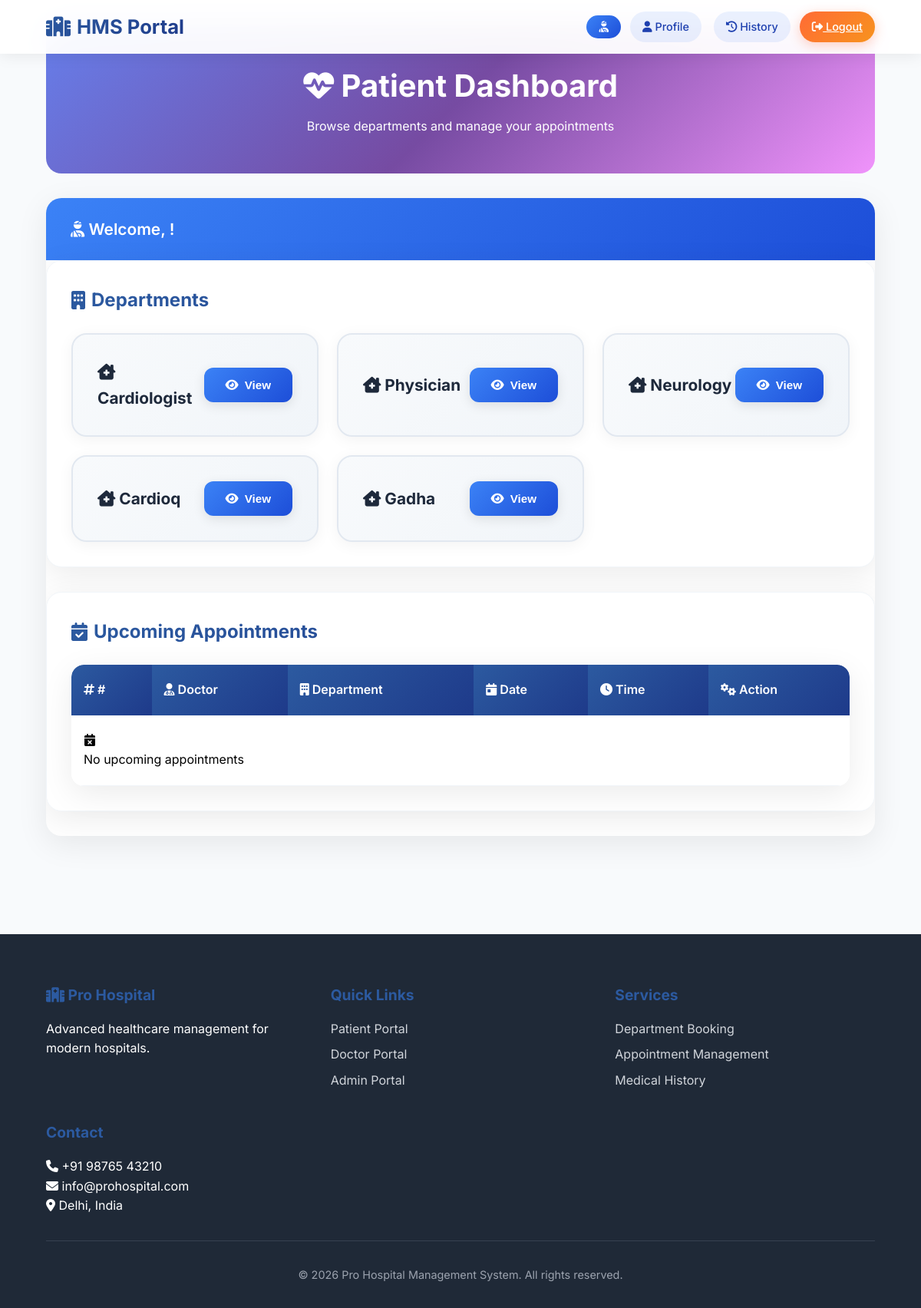
Page /patient/dashboard (signed in) on the committed database.
### models.py (models this page shows)
class Department(db.Model):
    id = db.Column(db.Integer,primary_key = True, unique=True)
    dept_name = db.Column(db.String(100), nullable=False)
    location = db.Column(db.String(100),nullable=False)
    doctors = db.relationship('Doctor', backref='department', lazy=True)

### app.py (the view)
@app.route('/patient/dashboard')
@login_required
def patient_dashboard():
    patients = Patient.query.all()
    departments = Department.query.all()
    doctors = Doctor.query.all()
    appointments = Appointment.query.filter_by(patient_id=current_user.id).all()
    return render_template('./patient/patient_dashboard.html',departments=departments,doctors=doctors, appointments=appointments)

### app.py (called while the page is built)
@loginmanager.user_loader
def load_user(user_id):
     return (
         Admin.query.get(int(user_id)) or
         Doctor.query.get(int(user_id)) or
         Patient.query.get(int(user_id))
     )

### templates/patient/patient_dashboard.html (shortened to what this page needs)
<!DOCTYPE html>
<html lang="en">
<head>
    <link href="https://cdnjs.cloudflare.com/ajax/libs/font-awesome/6.4.0/css/all.min.css" rel="stylesheet">
</head>
<body>
    <nav class="navbar">
        <div class="logo">
            <i class="fas fa-hospital"></i> HMS Portal
        </div>
        <div class="nav-actions">
            <a href="#" class="user-profile">
                <i class="fas fa-user-injured"></i>
            </a>
            <div class="nav-links">
                <a href="{{ url_for('patient_profile', patient_id=current_user.id) }}" class="nav-link">
                    <i class="fas fa-user"></i> Profile
                </a>
                <a href="#" class="nav-link">
                    <i class="fas fa-history"></i> History
                </a>
            </div>
            <a href="{{ url_for('patient_logout') }}" class="logout-btn">
                <i class="fas fa-sign-out-alt"></i> Logout
            </a>
        </div>
    </nav>
    <div class="main-content">
        <section class="page-hero">
            <h1><i class="fas fa-heartbeat"></i> Patient Dashboard</h1>
            <p>Browse departments and manage your appointments</p>
        </section>
        <div class="dashboard">
            <div class="dashboard-header">
                <div class="welcome-text">
                    <i class="fas fa-user-injured"></i> Welcome, {{ current_user.pat_name }}!
                </div>
            </div>
            <div class="card">
                <div class="card-header">
                    <h3>
                        <i class="fas fa-building"></i> Departments
                    </h3>
                </div>
                <div class="dept-list">
                    {% for dep in departments %}
                    <div class="dept-card">
                        <div class="dept-name">
                            <i class="fas fa-clinic-medical"></i> {{ dep.dept_name }}
                        </div>
                        <a href="{{ url_for('department_details', department_id=dep.id) }}">
                            <button class="btn btn-primary">
                                <i class="fas fa-eye"></i> View
                            </button>
                        </a>
                    </div>
                    {% else %}
                    <div class="empty-state">
                        <i class="fas fa-building-slash"></i>
                        <p>No departments available</p>
                    </div>
                    {% endfor %}
                </div>
            </div>
            <div class="card">
                <div class="card-header">
                    <h3>
                        <i class="fas fa-calendar-check"></i> Upcoming Appointments
                    </h3>
                </div>
                <div class="table-container">
                    <table>
                        <thead>
                            <tr>
                                <th><i class="fas fa-hashtag"></i> #</th>
                                <th><i class="fas fa-user-md"></i> Doctor</th>
                                <th><i class="fas fa-building"></i> Department</th>
                                <th><i class="fas fa-calendar-day"></i> Date</th>
                                <th><i class="fas fa-clock"></i> Time</th>
                                <th><i class="fas fa-cogs"></i> Action</th>
                            </tr>
                        </thead>
                        <tbody>
                            {% for appt in appointments %}
                            <tr>
                                <td>{{ loop.index }}</td>
                                <td>{{ appt.doctor.doc_name }}</td>
                                <td>{{ appt.doctor.department.dept_name }}</td>
                                <td>{{ appt.date.strftime('%d/%m/%Y') }}</td>
                                <td>08:00 – 12:00</td>
                                <td>
                                    <form method="POST" action="{{ url_for('cancel_appointment', appointment_id=appt.id) }}" style="display: inline;">
                                        <button type="submit" class="btn btn-danger">
                                            <i class="fas fa-times"></i> Cancel
                                        </button>
                                    </form>
                                </td>
                            </tr>
                            {% else %}
                            <tr>
                                <td colspan="6" class="empty-state">
                                    <i class="fas fa-calendar-times"></i>
                                    <div>No upcoming appointments</div>
                                </td>
                            </tr>
                            {% endfor %}
                        </tbody>
                    </table>
                </div>
            </div>
        </div>
    </div>
    <footer class="footer">
        <div class="footer-content">
            <div class="footer-section">
                <h3><i class="fas fa-hospital"></i> Pro Hospital</h3>
                <p>Advanced healthcare management for modern hospitals.</p>
            </div>
            <div class="footer-section">
                <h3>Quick Links</h3>
                <a href="/patient/login">Patient Portal</a>
                <a href="/doctor/login">Doctor Portal</a>
                <a href="/admin/login">Admin Portal</a>
            </div>
            <div class="footer-section">
                <h3>Services</h3>
                <a href="#">Department Booking</a>
                <a href="#">Appointment Management</a>
                <a href="#">Medical History</a>
            </div>
            <div class="footer-section">
                <h3>Contact</h3>
                <p><i class="fas fa-phone"></i> +91 98765 43210</p>
                <p><i class="fas fa-envelope"></i> info@prohospital.com</p>
                <p><i class="fas fa-map-marker-alt"></i> Delhi, India</p>
            </div>
        </div>
        <div class="footer-bottom">
            <p>&copy; 2026 Pro Hospital Management System. All rights reserved.</p>
        </div>
    </footer>
</body>
</html>

### rows in the picture
Department: dept_name "Cardiologist"
Department: dept_name "Physician"
Department: dept_name "Neurology"
Department: dept_name "Cardioq"
Department: dept_name "Gadha"
